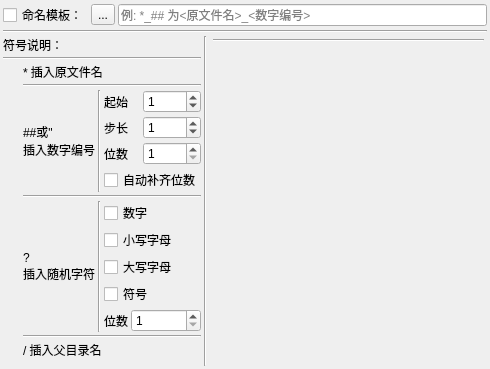
<?xml version="1.0" encoding="UTF-8"?>
<ui version="4.0">
 <class>Form</class>
 <widget class="QWidget" name="Form">
  <property name="geometry">
   <rect>
    <x>0</x>
    <y>0</y>
    <width>490</width>
    <height>369</height>
   </rect>
  </property>
  <property name="windowTitle">
   <string>Form</string>
  </property>
  <layout class="QVBoxLayout" name="verticalLayout_8">
   <property name="spacing">
    <number>3</number>
   </property>
   <property name="leftMargin">
    <number>3</number>
   </property>
   <property name="topMargin">
    <number>3</number>
   </property>
   <property name="rightMargin">
    <number>3</number>
   </property>
   <property name="bottomMargin">
    <number>3</number>
   </property>
   <item>
    <layout class="QHBoxLayout" name="horizontalLayout_2">
     <item>
      <widget class="QCheckBox" name="checkBox_pattern">
       <property name="text">
        <string>命名模板：</string>
       </property>
      </widget>
     </item>
     <item>
      <widget class="QToolButton" name="toolButton_choose_pattern">
       <property name="text">
        <string>...</string>
       </property>
      </widget>
     </item>
     <item>
      <widget class="QLineEdit" name="lineEdit_pattern">
       <property name="placeholderText">
        <string>例: *_## 为&lt;原文件名&gt;_&lt;数字编号&gt;</string>
       </property>
      </widget>
     </item>
    </layout>
   </item>
   <item>
    <widget class="Line" name="line_9">
     <property name="orientation">
      <enum>Qt::Orientation::Horizontal</enum>
     </property>
    </widget>
   </item>
   <item>
    <layout class="QHBoxLayout" name="horizontalLayout_8" stretch="0,0,1">
     <property name="spacing">
      <number>3</number>
     </property>
     <item>
      <layout class="QVBoxLayout" name="verticalLayout_7">
       <property name="spacing">
        <number>3</number>
       </property>
       <item>
        <widget class="QLabel" name="label_10">
         <property name="text">
          <string>符号说明：</string>
         </property>
        </widget>
       </item>
       <item>
        <widget class="Line" name="line_4">
         <property name="orientation">
          <enum>Qt::Orientation::Horizontal</enum>
         </property>
        </widget>
       </item>
       <item>
        <layout class="QHBoxLayout" name="horizontalLayout_7">
         <item>
          <spacer name="verticalSpacer">
           <property name="orientation">
            <enum>Qt::Orientation::Vertical</enum>
           </property>
           <property name="sizeHint" stdset="0">
            <size>
             <width>20</width>
             <height>40</height>
            </size>
           </property>
          </spacer>
         </item>
         <item>
          <layout class="QVBoxLayout" name="verticalLayout_3">
           <property name="spacing">
            <number>3</number>
           </property>
           <item>
            <widget class="QLabel" name="label_2">
             <property name="text">
              <string>* 插入原文件名</string>
             </property>
            </widget>
           </item>
           <item>
            <widget class="Line" name="line">
             <property name="orientation">
              <enum>Qt::Orientation::Horizontal</enum>
             </property>
            </widget>
           </item>
           <item>
            <layout class="QHBoxLayout" name="horizontalLayout_6">
             <property name="spacing">
              <number>3</number>
             </property>
             <item>
              <widget class="QLabel" name="label_5">
               <property name="text">
                <string>##或&quot;
插入数字编号</string>
               </property>
              </widget>
             </item>
             <item>
              <widget class="QWidget" name="widget_digit" native="true">
               <layout class="QHBoxLayout" name="horizontalLayout_5" stretch="0,1">
                <property name="spacing">
                 <number>3</number>
                </property>
                <property name="leftMargin">
                 <number>0</number>
                </property>
                <property name="topMargin">
                 <number>0</number>
                </property>
                <property name="rightMargin">
                 <number>0</number>
                </property>
                <property name="bottomMargin">
                 <number>0</number>
                </property>
                <item>
                 <widget class="Line" name="line_6">
                  <property name="orientation">
                   <enum>Qt::Orientation::Vertical</enum>
                  </property>
                 </widget>
                </item>
                <item>
                 <layout class="QVBoxLayout" name="verticalLayout_2">
                  <property name="spacing">
                   <number>3</number>
                  </property>
                  <item>
                   <layout class="QGridLayout" name="gridLayout">
                    <property name="horizontalSpacing">
                     <number>0</number>
                    </property>
                    <property name="verticalSpacing">
                     <number>3</number>
                    </property>
                    <item row="0" column="1">
                     <widget class="QSpinBox" name="spinBox_digit_start">
                      <property name="minimum">
                       <number>-9999</number>
                      </property>
                      <property name="maximum">
                       <number>9999</number>
                      </property>
                      <property name="value">
                       <number>1</number>
                      </property>
                     </widget>
                    </item>
                    <item row="2" column="0">
                     <widget class="QLabel" name="label_8">
                      <property name="text">
                       <string>位数</string>
                      </property>
                     </widget>
                    </item>
                    <item row="0" column="0">
                     <widget class="QLabel" name="label_6">
                      <property name="text">
                       <string>起始</string>
                      </property>
                     </widget>
                    </item>
                    <item row="2" column="1">
                     <widget class="QSpinBox" name="spinBox_digit_length">
                      <property name="minimum">
                       <number>1</number>
                      </property>
                      <property name="maximum">
                       <number>255</number>
                      </property>
                     </widget>
                    </item>
                    <item row="1" column="1">
                     <widget class="QSpinBox" name="spinBox_digit_step">
                      <property name="minimum">
                       <number>-9999</number>
                      </property>
                      <property name="maximum">
                       <number>9999</number>
                      </property>
                      <property name="stepType">
                       <enum>QAbstractSpinBox::StepType::DefaultStepType</enum>
                      </property>
                      <property name="value">
                       <number>1</number>
                      </property>
                     </widget>
                    </item>
                    <item row="1" column="0">
                     <widget class="QLabel" name="label_7">
                      <property name="text">
                       <string>步长</string>
                      </property>
                     </widget>
                    </item>
                   </layout>
                  </item>
                  <item>
                   <widget class="QCheckBox" name="checkBox_auto_fill_digit_length">
                    <property name="text">
                     <string>自动补齐位数</string>
                    </property>
                   </widget>
                  </item>
                 </layout>
                </item>
               </layout>
              </widget>
             </item>
            </layout>
           </item>
           <item>
            <widget class="Line" name="line_2">
             <property name="orientation">
              <enum>Qt::Orientation::Horizontal</enum>
             </property>
            </widget>
           </item>
           <item>
            <layout class="QHBoxLayout" name="horizontalLayout_4">
             <property name="spacing">
              <number>3</number>
             </property>
             <item>
              <widget class="QLabel" name="label_4">
               <property name="text">
                <string>?
插入随机字符</string>
               </property>
              </widget>
             </item>
             <item>
              <widget class="QWidget" name="widget_char" native="true">
               <layout class="QHBoxLayout" name="horizontalLayout_3" stretch="0,1">
                <property name="spacing">
                 <number>3</number>
                </property>
                <property name="leftMargin">
                 <number>0</number>
                </property>
                <property name="topMargin">
                 <number>0</number>
                </property>
                <property name="rightMargin">
                 <number>0</number>
                </property>
                <property name="bottomMargin">
                 <number>0</number>
                </property>
                <item>
                 <widget class="Line" name="line_5">
                  <property name="orientation">
                   <enum>Qt::Orientation::Vertical</enum>
                  </property>
                 </widget>
                </item>
                <item>
                 <layout class="QVBoxLayout" name="verticalLayout">
                  <property name="spacing">
                   <number>3</number>
                  </property>
                  <item>
                   <widget class="QCheckBox" name="checkBox_random_digit">
                    <property name="text">
                     <string>数字</string>
                    </property>
                   </widget>
                  </item>
                  <item>
                   <widget class="QCheckBox" name="checkBox_random_lowercase">
                    <property name="text">
                     <string>小写字母</string>
                    </property>
                   </widget>
                  </item>
                  <item>
                   <widget class="QCheckBox" name="checkBox_random_capital">
                    <property name="text">
                     <string>大写字母</string>
                    </property>
                   </widget>
                  </item>
                  <item>
                   <widget class="QCheckBox" name="checkBox_random_punctuation">
                    <property name="text">
                     <string>符号</string>
                    </property>
                   </widget>
                  </item>
                  <item>
                   <layout class="QHBoxLayout" name="horizontalLayout" stretch="0,1">
                    <property name="spacing">
                     <number>3</number>
                    </property>
                    <item>
                     <widget class="QLabel" name="label_9">
                      <property name="text">
                       <string>位数</string>
                      </property>
                     </widget>
                    </item>
                    <item>
                     <widget class="QSpinBox" name="spinBox_char_length">
                      <property name="minimum">
                       <number>1</number>
                      </property>
                      <property name="maximum">
                       <number>255</number>
                      </property>
                     </widget>
                    </item>
                   </layout>
                  </item>
                 </layout>
                </item>
               </layout>
              </widget>
             </item>
            </layout>
           </item>
           <item>
            <widget class="Line" name="line_3">
             <property name="orientation">
              <enum>Qt::Orientation::Horizontal</enum>
             </property>
            </widget>
           </item>
           <item>
            <widget class="QLabel" name="label_3">
             <property name="text">
              <string>/ 插入父目录名</string>
             </property>
            </widget>
           </item>
          </layout>
         </item>
        </layout>
       </item>
       <item>
        <spacer name="verticalSpacer_2">
         <property name="orientation">
          <enum>Qt::Orientation::Vertical</enum>
         </property>
         <property name="sizeHint" stdset="0">
          <size>
           <width>20</width>
           <height>40</height>
          </size>
         </property>
        </spacer>
       </item>
      </layout>
     </item>
     <item>
      <widget class="Line" name="line_7">
       <property name="orientation">
        <enum>Qt::Orientation::Vertical</enum>
       </property>
      </widget>
     </item>
     <item>
      <widget class="QWidget" name="widget" native="true">
       <layout class="QVBoxLayout" name="verticalLayout_6">
        <property name="spacing">
         <number>3</number>
        </property>
        <property name="leftMargin">
         <number>3</number>
        </property>
        <property name="topMargin">
         <number>3</number>
        </property>
        <property name="rightMargin">
         <number>3</number>
        </property>
        <property name="bottomMargin">
         <number>3</number>
        </property>
        <item>
         <layout class="QVBoxLayout" name="verticalLayout_standard">
          <property name="spacing">
           <number>3</number>
          </property>
         </layout>
        </item>
        <item>
         <widget class="Line" name="line_8">
          <property name="orientation">
           <enum>Qt::Orientation::Horizontal</enum>
          </property>
         </widget>
        </item>
        <item>
         <layout class="QVBoxLayout" name="verticalLayout_file_extension">
          <property name="spacing">
           <number>3</number>
          </property>
         </layout>
        </item>
        <item>
         <spacer name="verticalSpacer_3">
          <property name="orientation">
           <enum>Qt::Orientation::Vertical</enum>
          </property>
          <property name="sizeHint" stdset="0">
           <size>
            <width>20</width>
            <height>40</height>
           </size>
          </property>
         </spacer>
        </item>
       </layout>
      </widget>
     </item>
    </layout>
   </item>
  </layout>
 </widget>
 <resources/>
 <connections/>
</ui>
